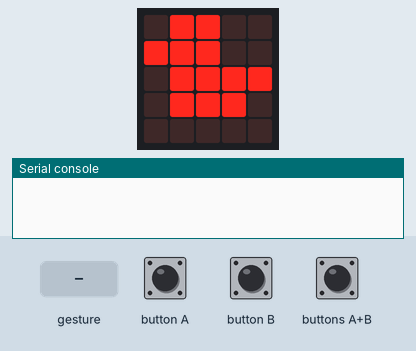
A program run on a simulated BBC micro:bit (MakeCode). Parts: the board's 5×5 LED display, the last lines printed to the serial console. The inputs (shaded band) are chosen by the test bench. No radio messages arrive unless stated (any console line starting 'radio sent:' is added by the test bench); a tilt is held for 1.5 s and a shake lasts 1 s, then the board lies face up again.

Above: at 1.8 s.
1.9 s: button A pressed for 0.15 s
At 2.9 s:
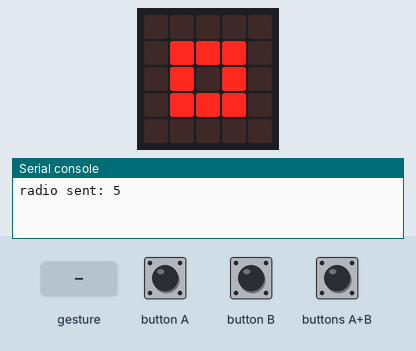
3.5 s: button B pressed for 0.15 s
At 4.1 s:
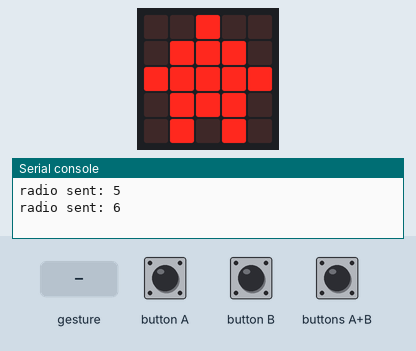
5.1 s: buttons A+B pressed for 0.15 s
At 6.4 s:
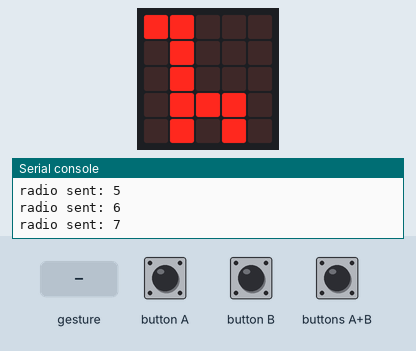
6.7 s: gesture 'logo up'
At 7.1 s:
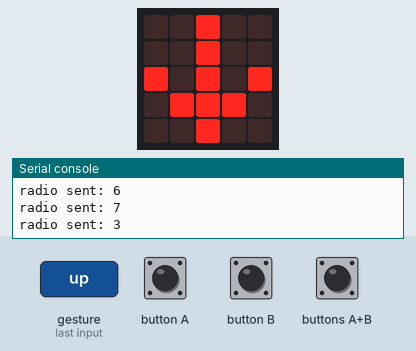
8.3 s: gesture 'tilt left'
At 9.4 s:
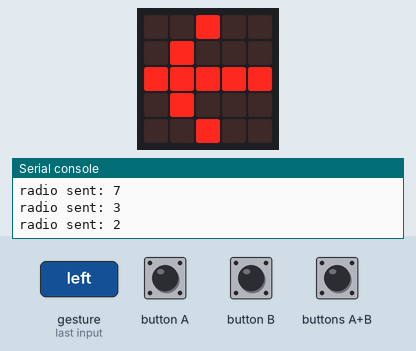
9.8 s: gesture 'screen down'
At 10.6 s:
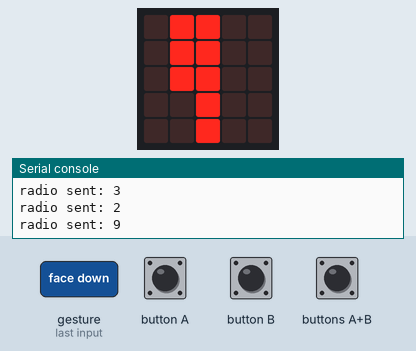
Timing chart, 0 to 12.4 s (numbered marks = the images above; inputs shaded):
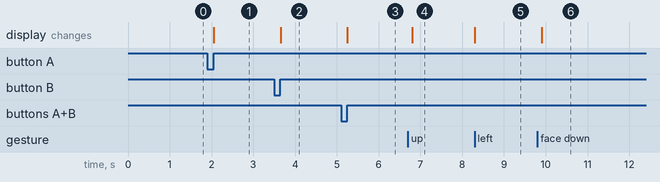

The program:

main.ts
```typescript
input.onButtonPressed(Button.A, function () {
    radio.sendNumber(5)
    basic.showLeds(`
        . . . . .
        . # # # .
        . # . # .
        . # # # .
        . . . . .
        `)
})
input.onGesture(Gesture.LogoUp, function () {
    radio.sendNumber(3)
    basic.showLeds(`
        . . # . .
        . . # . .
        # . # . #
        . # # # .
        . . # . .
        `)
})
input.onGesture(Gesture.TiltLeft, function () {
    radio.sendNumber(2)
    basic.showLeds(`
        . . # . .
        . # . . .
        # # # # #
        . # . . .
        . . # . .
        `)
})
input.onGesture(Gesture.ScreenDown, function () {
    radio.sendNumber(9)
    basic.showLeds(`
        . # # . .
        . # # . .
        . # # . .
        . . # . .
        . . # . .
        `)
})
input.onButtonPressed(Button.AB, function () {
    radio.sendNumber(7)
    basic.showIcon(IconNames.Giraffe)
})
input.onButtonPressed(Button.B, function () {
    radio.sendNumber(6)
    basic.showIcon(IconNames.House)
})
input.onGesture(Gesture.Shake, function () {
    radio.sendNumber(8)
    basic.showLeds(`
        # . . . #
        . # . # .
        . . # . .
        . . # . .
        . . # . .
        `)
})
input.onGesture(Gesture.TiltRight, function () {
    radio.sendNumber(4)
    basic.showLeds(`
        . . # . .
        . . . # .
        # # # # #
        . . . # .
        . . # . .
        `)
})
input.onGesture(Gesture.LogoDown, function () {
    radio.sendNumber(1)
    basic.showLeds(`
        . . # . .
        . # # # .
        # . # . #
        . . # . .
        . . # . .
        `)
})
radio.setGroup(13)
radio.setTransmitPower(7)
basic.showIcon(IconNames.Duck)
basic.forever(function () {

})
```

test.ts
```typescript
// 在這裡測試；當此封包作為擴充功能時，將不會編譯此內容。
```

Measured:
- after the input at 1.9 s, the display: changes after 0.15 s (image 1)
- after the input at 3.5 s, the display: changes after 0.15 s (image 2)
- after the input at 5.1 s, the display: changes after 0.15 s (image 3)
- after the input at 6.7 s, the display: changes after 0.10 s (image 4)
- after the input at 8.3 s, the display: changes at once (image 5)
- after the input at 9.8 s, the display: changes after 0.10 s (image 6)
